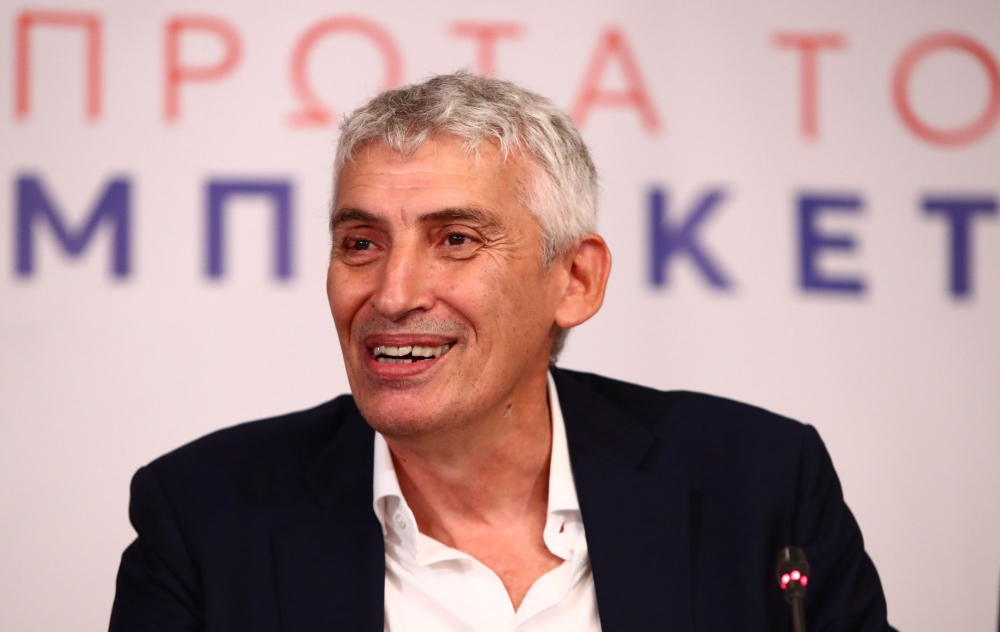
#> input picture oneoff/fasoulas.jpg, 2000 x 1263 px (shown at 1/2 size)
$ python -i card.py   (imports and definitions only)
#> lines starting #> are read from the running program, lines starting #| are printed output that depends on the picture
"""Featured images we draw ourselves (no third-party photos -> no copyright risk)."""
import io
import os
import textwrap
import urllib.request

from PIL import Image, ImageDraw, ImageFont

W, H = 1200, 675
HERE = os.path.dirname(os.path.abspath(__file__))
BLACK = os.path.join(HERE, "fonts", "NotoSans-Black.ttf")
BOLD = os.path.join(HERE, "fonts", "NotoSans-Bold.ttf")
ORANGE = (245, 132, 38)


def _rgb(hex_):
    hex_ = hex_.lstrip("#")
    return tuple(int(hex_[i:i + 2], 16) for i in (0, 2, 4))


def _darken(c, f=0.55):
    return tuple(int(v * f) for v in c)


def _font(path, size):
    return ImageFont.truetype(path, size)


# [8 lines left out: function _fit, not called in this run]


_logos = {}


# [105 lines left out: functions _logo, crest_colour, _badge, _footer, game_card, news_card and 1 more, not called in this run]


YUNET = os.path.join(os.path.dirname(os.path.abspath(__file__)), "models", "face_detection_yunet_2023mar.onnx")


def _face(photo):
    """(x, y, w, h) of the largest real face, or None.

    YuNet (OpenCV's neural face detector, model in models/) first: it ignores shoes, shirts and tiny faces in the
    crowd that the old Haar cascade took for faces (2026-10-29: photos of a torso / of legs went on articles).
    Only a confident (score >= 0.8), sizeable face (>= 8% of the height) counts. Haar is only the fallback
    when YuNet is unavailable. Needs opencv-python-headless < 5."""
    try:
        import cv2
        import numpy as np
    except Exception:            # OpenCV missing: fall back to the plain crop
        return None
    arr = np.array(photo)
    if os.path.exists(YUNET) and hasattr(cv2, "FaceDetectorYN"):
        try:
            bgr = cv2.cvtColor(arr, cv2.COLOR_RGB2BGR)
            scale = min(1.0, 1280 / max(photo.size))       # big Commons originals: detect on a smaller copy
            if scale < 1:
                bgr = cv2.resize(bgr, (int(photo.width * scale), int(photo.height * scale)))
            h, w = bgr.shape[:2]
            det = cv2.FaceDetectorYN.create(YUNET, "", (w, h), 0.8, 0.3, 5000)
            _, faces = det.detect(bgr)
            faces = [] if faces is None else [f for f in faces if f[3] >= h * 0.08]
            if not faces:
                return None
            f = max(faces, key=lambda f: f[2] * f[3])
            return tuple(int(round(v / scale)) for v in f[:4])
        except Exception:
            pass
    try:
        gray = cv2.cvtColor(arr, cv2.COLOR_RGB2GRAY)
        det = cv2.CascadeClassifier(cv2.data.haarcascades + "haarcascade_frontalface_default.xml")
        faces = det.detectMultiScale(gray, 1.1, 6, minSize=(max(60, photo.width // 16),) * 2)
    except Exception:
        return None
    if len(faces) == 0:
        return None
    return tuple(int(v) for v in max(faces, key=lambda f: f[2] * f[3]))


def face_share(photo):
    """How much of the 16:9 frame's height the face takes once the photo fills the whole width
    (None without a face). Under ~0.5 the whole head fits comfortably."""
    face = _face(photo)
    if not face:
        return None
    return face[3] * max(W / photo.width, H / photo.height) / H


# [44 lines left out: functions photo_card, league_card, not called in this run]

>>> from PIL import Image
>>> picture = Image.open('oneoff/fasoulas.jpg')
#> picture is the input picture: PIL image 2000x1263 RGB; mean R, G, B 177.3, 148.8, 149.8
>>> result = face_share(picture)
#> in _face, `gray = cv2.cvtColor(arr, cv2.COLOR_RGB2GRAY)`:
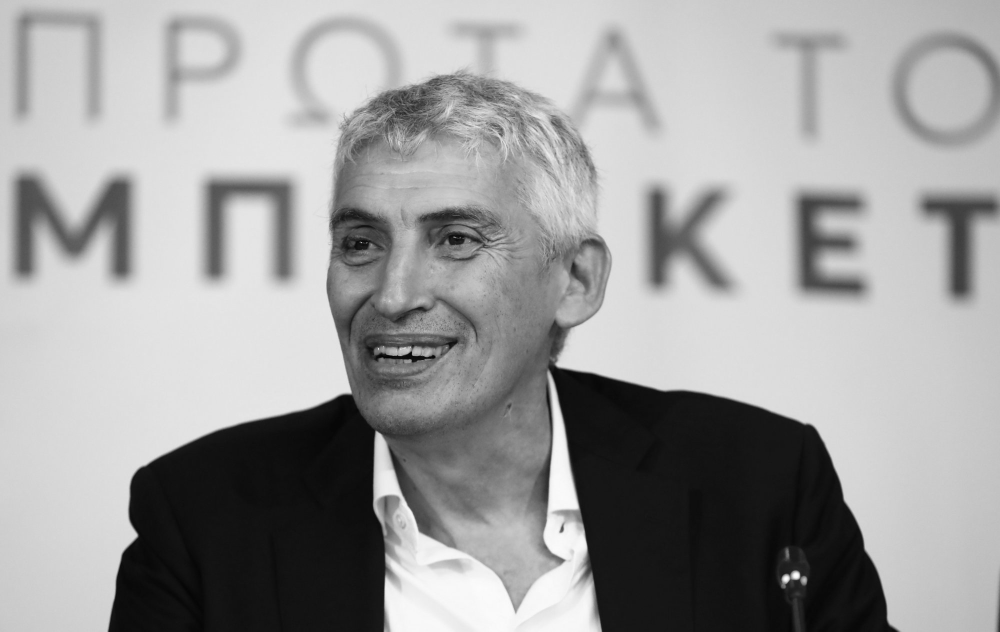
#> gray: shape (1263, 2000) (shown at 1/2 size); min 1, max 254, mean 157.5
#> in _face, `faces = det.detectMultiScale(gray, 1.1, 6, minSize=(max(60, photo.widt..`: faces = [[561, 284, 505, 505]]
#> in face_share, `face = _face(photo)`: face = (561, 284, 505, 505)
#> result = 0.449
